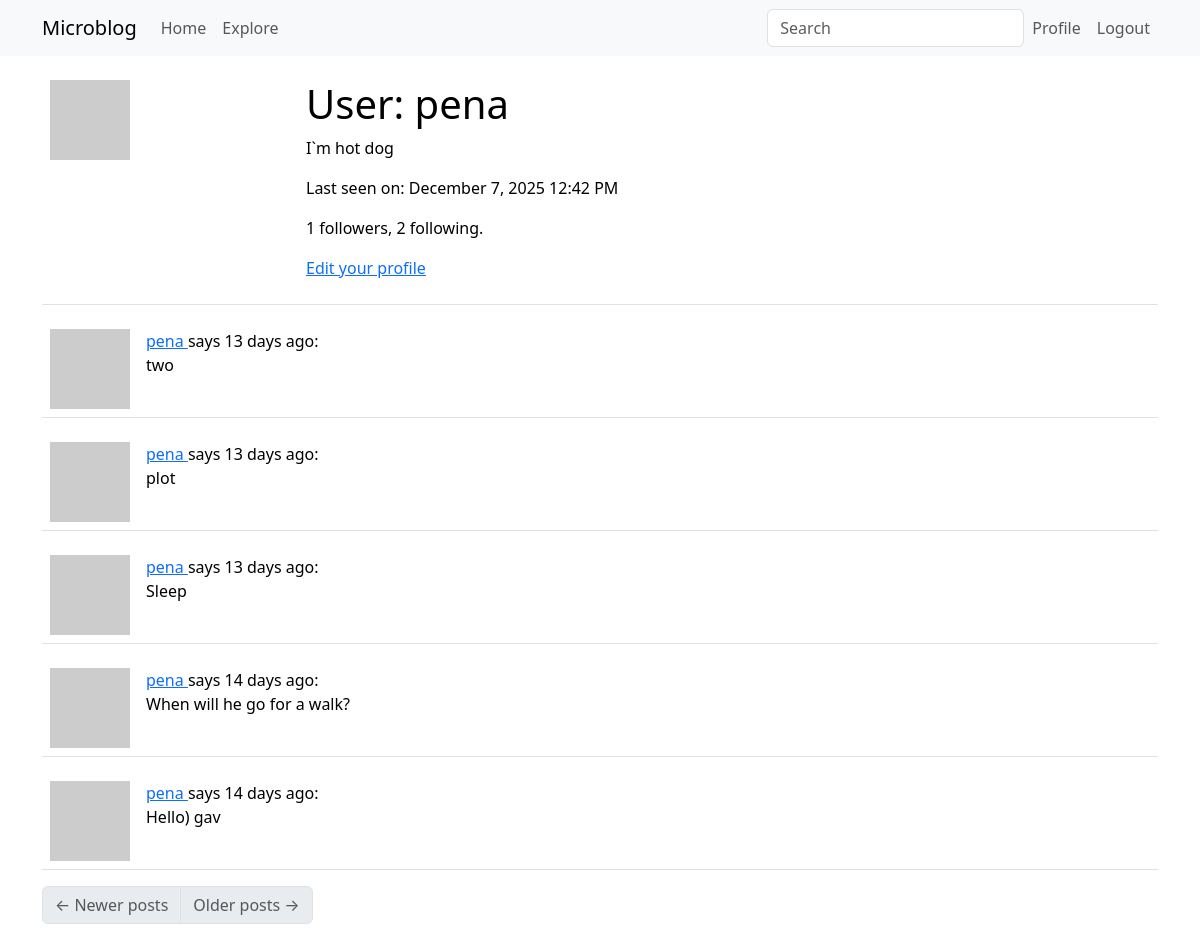
Before: /user/pena (signed in) with the older database file.
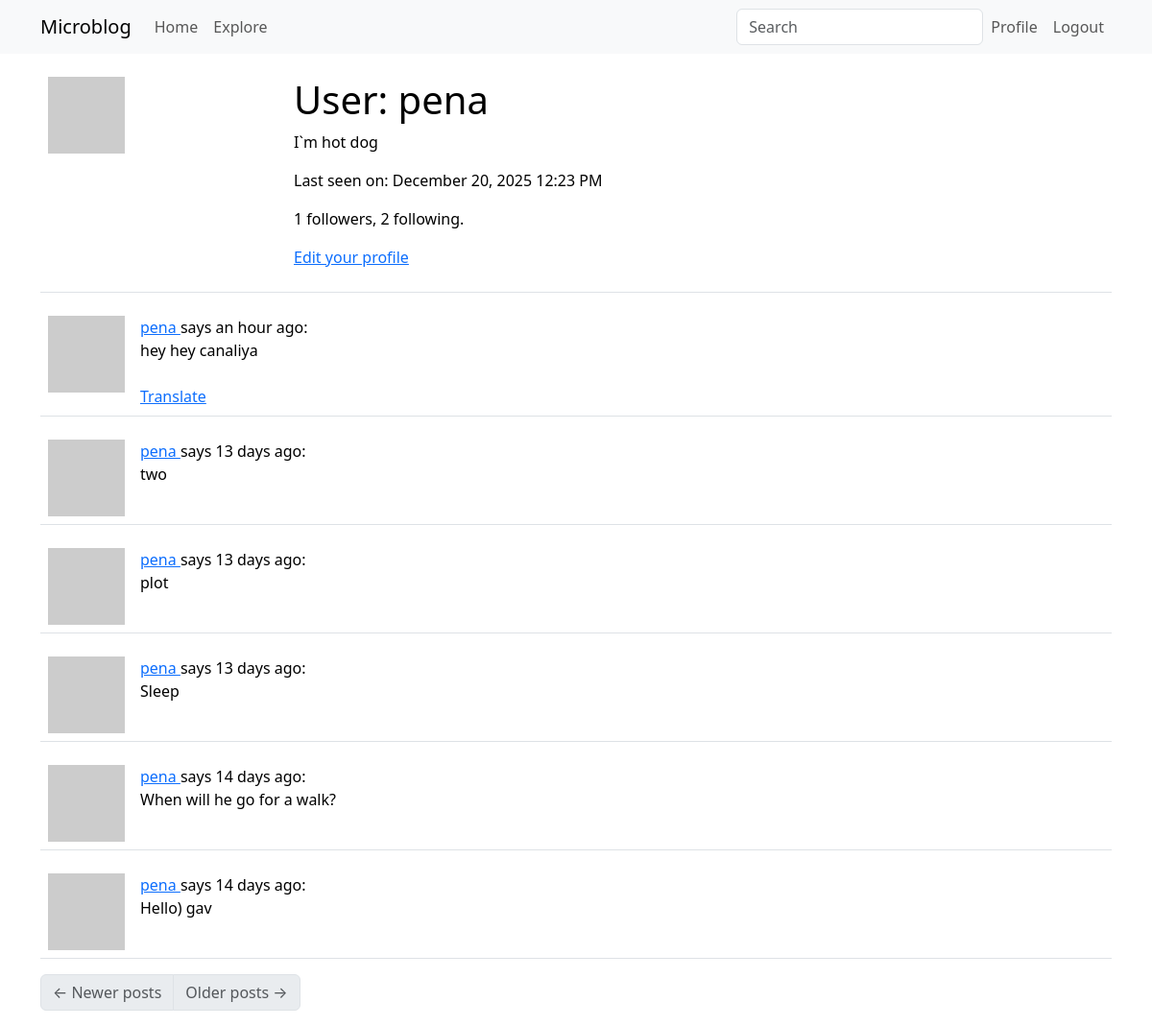
After: the same page with the newer database file.
### app/models.py (models this page shows, shortened)
class User(UserMixin, db.Model):
    id: so.Mapped[int] = so.mapped_column(primary_key=True)
    username: so.Mapped[str] = so.mapped_column(
        sa.String(64),
        index=True,
        unique=True,
    )
    email: so.Mapped[str] = so.mapped_column(
        sa.String(120),
        index=True,
        unique=True,
    )
    password_hash: so.Mapped[Optional[str]] = so.mapped_column(sa.String(260))
    about_me: so.Mapped[Optional[str]] = so.mapped_column(sa.String(200))
    last_seen: so.Mapped[Optional[datetime]] = so.mapped_column(
        default=lambda: datetime.now(timezone.utc)
    )
    posts: so.WriteOnlyMapped["Post"] = so.relationship(back_populates="author")
    following: so.WriteOnlyMapped["User"] = so.relationship(
        secondary=followers,
        primaryjoin=(followers.c.follower_id == id),
        secondaryjoin=(followers.c.followed_id == id),
        back_populates="followers",
    )
    followers: so.WriteOnlyMapped["User"] = so.relationship(
        secondary=followers,
        primaryjoin=(followers.c.followed_id == id),
        secondaryjoin=(followers.c.follower_id == id),
        back_populates="following",
    )
    def avatar(self, size):
        digest = md5(self.email.lower().encode("utf-8")).hexdigest()
        return f"https://www.gravatar.com/avatar/{digest}?d=identicon&s={size}"
    def followers_count(self):
        query = sa.select(sa.func.count()).select_from(self.followers.select().subquery())
        return db.session.scalar(query)
    def following_count(self):
        query = sa.select(sa.func.count()).select_from(self.following.select().subquery())
        return db.session.scalar(query)

class SearchableMixin(object):
    @classmethod
    def before_commit(cls, session):
        session._changes = {
            "add": list(session.new),
            "update": list(session.dirty),
            "delete": list(session.deleted),
        }
    @classmethod
    def after_commit(cls, session):
        for obj in session._changes["add"]:
            if isinstance(obj, SearchableMixin):
                add_to_index(obj.__tablename__, obj)
        for obj in session._changes["update"]:
            if isinstance(obj, SearchableMixin):
                add_to_index(obj.__tablename__, obj)
        for obj in session._changes["delete"]:
            if isinstance(obj, SearchableMixin):
                remove_from_index(obj.__tablename__, obj)
        session._changes = None

class Post(SearchableMixin, db.Model):
    __searchable__ = ["body"]
    id: so.Mapped[int] = so.mapped_column(primary_key=True)
    body: so.Mapped[str] = so.mapped_column(sa.String(200))
    timestamp: so.Mapped[datetime] = so.mapped_column(
        index=True,
        default=lambda: datetime.now(timezone.utc),
    )
    language: so.Mapped[Optional[str]] = so.mapped_column(sa.String(5))
    user_id: so.Mapped[int] = so.mapped_column(sa.ForeignKey(User.id), index=True)
    author: so.Mapped[User] = so.relationship(back_populates="posts")

### app/main/routes.py (the view)
@bp.route("/user/<username>")
@login_required
def user(username):
    user = db.first_or_404(sa.select(User).where(User.username == username))
    page = request.args.get("page", 1, type=int)
    query = user.posts.select().order_by(Post.timestamp.desc())
    posts = db.paginate(
        query,
        page=page,
        per_page=current_app.config["POSTS_PER_PAGE"],
        error_out=False,
    )
    next_url = (
        url_for(
            "main.user",
            username=user.username,
            page=posts.next_num,
        )
        if posts.has_next
        else None
    )
    prev_url = (
        url_for(
            "main.user",
            username=user.username,
            page=posts.prev_num,
        )
        if posts.has_prev
        else None
    )
    form = EmptyForm()
    return render_template(
        "user.html",
        user=user,
        posts=posts.items,
        next_url=next_url,
        prev_url=prev_url,
        form=form,
    )

### app/main/forms.py
class SearchForm(FlaskForm):
    q = StringField("Search", validators=[DataRequired()])
    def __init__(self, *args, **kwargs):
        if "formdata" not in kwargs:
            kwargs["formdata"] = request.args
        if "meta" not in kwargs:
            kwargs["meta"] = {"csrf": False}
        super().__init__(*args, **kwargs)

class EmptyForm(FlaskForm):
    submit = SubmitField("Submit")

### app/__init__.py (called while the page is built)
def get_locale():
    return request.accept_languages.best_match(current_app.config["LANGUAGES"])

### app/main/routes.py (called while the page is built)
@bp.before_request
def before_request():
    if current_user.is_authenticated:
        current_user.last_seen = datetime.now(timezone.utc)
        db.session.commit()
        g.search_form = SearchForm()
    g.locale = str(get_locale())

### app/models.py (called while the page is built)
@login.user_loader
def load_user(id: str | int) -> "User":
    return db.session.get(User, int(id))

### app/templates/user.html (shortened to what this page needs)
{% extends "base.html" %} {% block content %}
<table class="table table-hover">
  <tr>
    <td width="256px"><img src="{{ user.avatar(256) }}" /></td>
    <td>
      <h1>User: {{ user.username }}</h1>
      {% if user.about_me %}
      <p>{{ user.about_me }}</p>
      {% endif %} {% if user.last_seen %}
      <p>Last seen on: {{ moment(user.last_seen).format('LLL') }}</p>
      {% endif %}
      <p>
        {{ user.followers_count() }} followers, {{ user.following_count() }}
        following.
      </p>
      {% if user == current_user %}
      <p><a href="{{ url_for('main.edit_profile') }}">Edit your profile</a></p>
      {% endif %}
    </td>
  </tr>
</table>
{% for post in posts %} {% include '_post.html' %} {% endfor %}
<nav aria-label="Post navigation">
  <ul class="pagination">
    <li class="page-item{% if not prev_url %} disabled{% endif %}">
      <a class="page-link" href="{{ prev_url }}">
        <span aria-hidden="true">&larr;</span> Newer posts
      </a>
    </li>
    <li class="page-item{% if not next_url %} disabled{% endif %}">
      <a class="page-link" href="{{ next_url }}">
        Older posts <span aria-hidden="true">&rarr;</span>
      </a>
    </li>
  </ul>
</nav>
{% endblock %}

### app/templates/base.html (shortened to what this page needs)
<!DOCTYPE html>
<html lang="en">
  <head>
    <link
      href="https://cdn.jsdelivr.net/npm/bootstrap@5.3.2/dist/css/bootstrap.min.css"
      rel="stylesheet"
    />
  </head>
  <body>
    <nav class="navbar navbar-expand-lg bg-body-tertiary">
      <div class="container">
        <a class="navbar-brand" href="{{ url_for('main.index') }}">Microblog</a>
        <div class="collapse navbar-collapse" id="navbarSupportedContent">
          <ul class="navbar-nav me-auto mb-2 mb-lg-0">
            <li class="nav-item">
              <a
                class="nav-link"
                aria-current="page"
                href="{{ url_for('main.index') }}"
                >Home</a
              >
            </li>
            <li class="nav-item">
              <a
                class="nav-link"
                aria-current="page"
                href="{{ url_for('main.explore') }}"
                >Explore</a
              >
            </li>
          </ul>
          {% if g.search_form %}
          <form
            class="navbar-form navbar-left"
            method="get"
            action="{{ url_for('main.search') }}"
          >
            <div class="form-group">
              {{ g.search_form.q(size=20, class='form-control',
              placeholder=g.search_form.q.label.text) }}
            </div>
          </form>
          {% endif %}
          <ul class="navbar-nav mb-2 mb-lg-0">
            {% if current_user.is_anonymous %}
            <li class="nav-item">
              <a
                class="nav-link"
                aria-current="page"
                href="{{ url_for('auth.login') }}"
                >Login</a
              >
            </li>
            {% else %}
            <li class="nav-item">
              <a
                class="nav-link"
                aria-current="page"
                href="{{ url_for('main.user', username=current_user.username) }}"
                >Profile</a
              >
            </li>
            <li class="nav-item">
              <a
                class="nav-link"
                aria-current="page"
                href="{{ url_for('auth.logout') }}"
                >Logout</a
              >
            </li>
            {% endif %}
          </ul>
        </div>
      </div>
    </nav>
    <div class="container mt-3">
       {% block content %}{% endblock %}
    </div>
  </body>
</html>

### app/templates/_post.html
<table class="table table-hover">
  <tr>
    <td width="70px">
      <a href="{{ url_for('main.user', username=post.author.username) }}">
        <img src="{{ post.author.avatar(70) }}" />
      </a>
    </td>
    <td>
      <a href="{{ url_for('main.user', username=post.author.username) }}">
        {{ post.author.username }}
      </a>
      says {{ moment(post.timestamp).fromNow() }}:
      <br />
      <span id="post{{post.id}}">{{ post.body }}</span>
      {% if post.language and post.language != g.locale %}
      <br /><br />
      <span id="translation{{post.id}}">
        <a
          href="javascript:translate('post{{post.id}}', 'translation{{post.id}}');"
        >
          Translate
        </a>
      </span>
      {% endif %}
    </td>
  </tr>
</table>

Changed rows visible on the page:
changed User "pena": last_seen "December 7, 2025 12:42 PM" → "December 20, 2025 12:23 PM"
added Post: author.username "pena", timestamp "an hour ago", body "hey hey canaliya"
